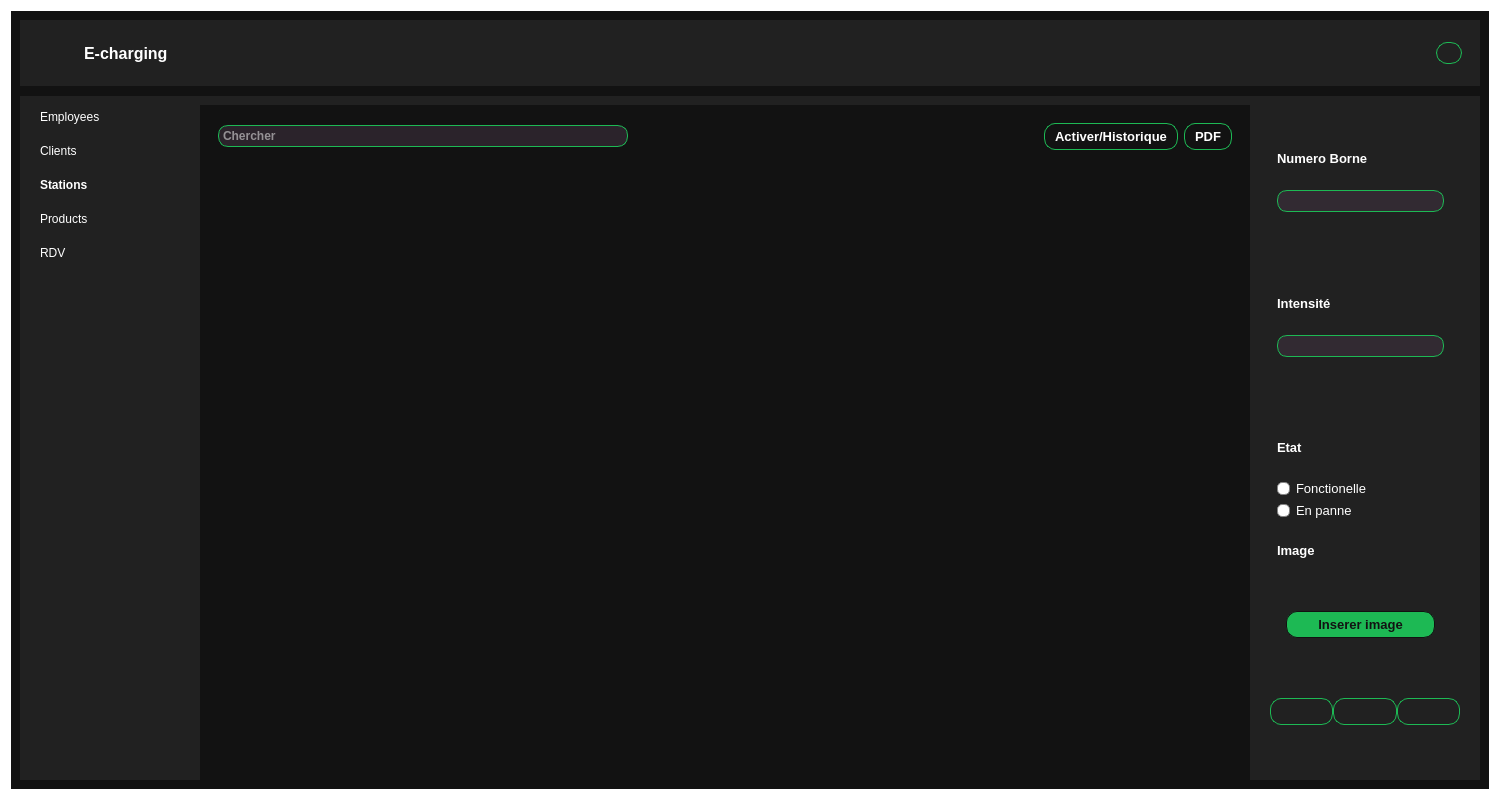
<?xml version="1.0" encoding="UTF-8"?>
<ui version="4.0">
 <class>gestionBorne</class>
 <widget class="QWidget" name="gestionBorne">
  <property name="geometry">
   <rect>
    <x>0</x>
    <y>0</y>
    <width>1500</width>
    <height>800</height>
   </rect>
  </property>
  <property name="minimumSize">
   <size>
    <width>800</width>
    <height>0</height>
   </size>
  </property>
  <property name="maximumSize">
   <size>
    <width>16777215</width>
    <height>16777215</height>
   </size>
  </property>
  <property name="windowTitle">
   <string>MainWindow</string>
  </property>
  <property name="styleSheet">
   <string notr="true">*{
border:none;
background-color:transparent;
background:transparent;
padding:0;
margin:0;
color:#fff;
}
#centralwidge ,#employees:hover,#mainbody,#clients:hover,#logout:hover
,#stations:hover,#rdv:hover,#products:hover{
	background-color:#121212 /*rgb(27, 27, 39)*/;
}
#header,#main{
	/*background-color: rgb(39, 38, 60);*/
background-color: #212121;
}
#pushButton{
border:1px solid #1db954/*cc5bce*/;
border-radius:11.25px;
text-align:center;
}
#pushButton_2{
border:1px solid /*cc5bce*/;
border-radius:10px;
text-align:center;
border-color:transparent;
}
QPushButton{
text-align:left;
padding:5px 10px;
border-top-left-radius:10px;
border-bottom-left-radius:10px;
}
#employees:hover,#clients:hover,#stations:hover,#rdv:hover,#products:hover,#logout:hover{
border-left:3px solid #1db954/*cc5bce*/;
font-weight:bold;
}
#stations:active{
background-color:#121212 /*rgb(27, 27, 39)*/;
border-left:3px solid #1db954/*cc5bce*/;
font-weight:bold;
}
/*#employees:active,#clients:active
,#stations:active,#rdv:active,#products:active{
	background-color: rgb(27, 27, 39);
}
#employees:active,#clients:active,#stations:active,#rdv:active,#products:active{
border-left:3px solid #cc5bce;
font-weight:bold;
}
#employees:notactive,#clients:notactive
,#stations:notactive,#rdv:notactive,#products:notactive{
	background-color: rgb(39, 38, 60);
}
#employees:notactive,#clients:notactive,#stations:notactive,#rdv:notactive,
#products:notactive{
border-left:0px solid #cc5bce;
}*/
#label_3,#label_4{
color :red;
}

QLineEdit{
background-color: #121212 /*rgb(27, 27, 39)*/;
border:1px solid #1db954/*cc5bce*/;
color:white;
text-align:center;
    padding: 2px;
	border-radius:10px;
background-color: rgba(62, 47, 62,150);


}

QTextEdit{
background-color: #121212 /*rgb(27, 27, 39)*/;
border:1px solid #1db954/*cc5bce*/;
color:white;
text-align:center;
    padding: 2px;
	border-radius:12px;
background-color: rgba(62, 47, 62,150);


}
#add,#update,#delete_2,#pushButton_5:hover,#tri,#historique,#pdf{
border:1px solid #1db954/*cc5bce*/;
border-radius:11.25px;
text-align:center;
}
#add:hover,#update:hover,#delete_2:hover,#pushButton_5,#tri:hover,#historique:hover,#pdf:hover{
border:1px solid #121212 /*#cc5bce*/;
border-radius:11.25px;
text-align:center;
color:#121212;
background-color:#1db954 /*rgb(27, 27, 39)*/;
}





QTableView {
    color: white;
    gridline-color: black;
    border-color: #1db954;
    font: 15px;
    selection-background-color: #212121;
}

QHeaderView::section {
    background-color: #1db954;
    color: white;
    height: 35px;
    width: 30px; 
    font: 15px;
}
QTableView::item:focus{
    border: 2px solid #212121;
    background-color: #1db954;
color : black;
}
QTableView::item:selected {
    background-color: #1db954;
}
QScrollBar:vertical {
    background:#121212;
    background-color: #121212;
}
 QScrollBar::handle:vertical {
    background: #212121;
 }
QScrollBar:horizontal {
    background: #121212;
}
 QScrollBar::handle:horizontal {
    background: #212121;
 }




QRadioButton {
background-color:transparent;
color: white;
}

QRadioButton::indicator {
width: 11px;
height: 11px;
border-radius: 5px;
}

QRadioButton::indicator::unchecked{ 
border: 1px solid; 
border-color: rgb(132,132,132);
border-radius: 5px;
background-color: white; 
width: 11px; 
height: 11px; 
}

QRadioButton::indicator::checked{ 
border: 3px solid; 
border-color: #1db954;
border-radius: 6px;
background-color: #212121;
width: 7px; 
height: 7px; 
}</string>
  </property>
  <layout class="QVBoxLayout" name="verticalLayout_11">
   <item>
    <widget class="QWidget" name="centralwidge" native="true">
     <layout class="QVBoxLayout" name="verticalLayout_12">
      <item>
       <layout class="QVBoxLayout" name="verticalLayout">
        <property name="spacing">
         <number>10</number>
        </property>
        <property name="leftMargin">
         <number>0</number>
        </property>
        <property name="topMargin">
         <number>0</number>
        </property>
        <property name="rightMargin">
         <number>0</number>
        </property>
        <property name="bottomMargin">
         <number>0</number>
        </property>
        <item alignment="Qt::AlignTop">
         <widget class="QFrame" name="header">
          <property name="enabled">
           <bool>true</bool>
          </property>
          <property name="minimumSize">
           <size>
            <width>782</width>
            <height>0</height>
           </size>
          </property>
          <layout class="QHBoxLayout" name="horizontalLayout">
           <property name="sizeConstraint">
            <enum>QLayout::SetDefaultConstraint</enum>
           </property>
           <property name="leftMargin">
            <number>9</number>
           </property>
           <item>
            <widget class="QFrame" name="frame">
             <property name="frameShape">
              <enum>QFrame::StyledPanel</enum>
             </property>
             <property name="frameShadow">
              <enum>QFrame::Raised</enum>
             </property>
             <layout class="QHBoxLayout" name="horizontalLayout_3">
              <item>
               <widget class="QLabel" name="label_5">
                <property name="minimumSize">
                 <size>
                  <width>30</width>
                  <height>30</height>
                 </size>
                </property>
                <property name="maximumSize">
                 <size>
                  <width>40</width>
                  <height>40</height>
                 </size>
                </property>
                <property name="text">
                 <string/>
                </property>
                <property name="pixmap">
                 <pixmap resource="resource.qrc">:/img/img/logo.png</pixmap>
                </property>
                <property name="scaledContents">
                 <bool>true</bool>
                </property>
                <property name="alignment">
                 <set>Qt::AlignCenter</set>
                </property>
               </widget>
              </item>
              <item>
               <widget class="QLabel" name="label">
                <property name="font">
                 <font>
                  <pointsize>12</pointsize>
                  <weight>75</weight>
                  <bold>true</bold>
                 </font>
                </property>
                <property name="cursor">
                 <cursorShape>PointingHandCursor</cursorShape>
                </property>
                <property name="lineWidth">
                 <number>1</number>
                </property>
                <property name="text">
                 <string>E-charging</string>
                </property>
               </widget>
              </item>
             </layout>
            </widget>
           </item>
           <item alignment="Qt::AlignRight">
            <widget class="QFrame" name="frame_2">
             <property name="frameShape">
              <enum>QFrame::StyledPanel</enum>
             </property>
             <property name="frameShadow">
              <enum>QFrame::Raised</enum>
             </property>
             <layout class="QHBoxLayout" name="horizontalLayout_4">
              <item>
               <widget class="QPushButton" name="pushButton_3">
                <property name="cursor">
                 <cursorShape>PointingHandCursor</cursorShape>
                </property>
                <property name="text">
                 <string/>
                </property>
                <property name="icon">
                 <iconset resource="resource.qrc">
                  <normaloff>:/img/img/web.png</normaloff>:/img/img/web.png</iconset>
                </property>
                <property name="iconSize">
                 <size>
                  <width>20</width>
                  <height>20</height>
                 </size>
                </property>
               </widget>
              </item>
              <item>
               <widget class="QPushButton" name="pushButton_2">
                <property name="cursor">
                 <cursorShape>PointingHandCursor</cursorShape>
                </property>
                <property name="text">
                 <string/>
                </property>
                <property name="icon">
                 <iconset resource="resource.qrc">
                  <normaloff>:/img/img/notification.png</normaloff>:/img/img/notification.png</iconset>
                </property>
                <property name="iconSize">
                 <size>
                  <width>20</width>
                  <height>20</height>
                 </size>
                </property>
               </widget>
              </item>
              <item>
               <widget class="QLabel" name="username">
                <property name="font">
                 <font>
                  <family>MS Shell Dlg 2</family>
                  <pointsize>12</pointsize>
                  <weight>75</weight>
                  <bold>true</bold>
                 </font>
                </property>
                <property name="text">
                 <string/>
                </property>
               </widget>
              </item>
              <item>
               <spacer name="horizontalSpacer">
                <property name="orientation">
                 <enum>Qt::Horizontal</enum>
                </property>
                <property name="sizeHint" stdset="0">
                 <size>
                  <width>10</width>
                  <height>20</height>
                 </size>
                </property>
               </spacer>
              </item>
              <item>
               <widget class="QPushButton" name="pushButton">
                <property name="minimumSize">
                 <size>
                  <width>26</width>
                  <height>22</height>
                 </size>
                </property>
                <property name="maximumSize">
                 <size>
                  <width>26</width>
                  <height>22</height>
                 </size>
                </property>
                <property name="cursor">
                 <cursorShape>PointingHandCursor</cursorShape>
                </property>
                <property name="text">
                 <string/>
                </property>
                <property name="icon">
                 <iconset resource="resource.qrc">
                  <normaloff>:/img/img/user.png</normaloff>:/img/img/user.png</iconset>
                </property>
                <property name="iconSize">
                 <size>
                  <width>20</width>
                  <height>20</height>
                 </size>
                </property>
               </widget>
              </item>
             </layout>
            </widget>
           </item>
          </layout>
         </widget>
        </item>
        <item>
         <widget class="QWidget" name="main" native="true">
          <layout class="QHBoxLayout" name="horizontalLayout_2">
           <property name="spacing">
            <number>0</number>
           </property>
           <property name="leftMargin">
            <number>0</number>
           </property>
           <property name="topMargin">
            <number>9</number>
           </property>
           <property name="rightMargin">
            <number>0</number>
           </property>
           <property name="bottomMargin">
            <number>0</number>
           </property>
           <item>
            <widget class="QWidget" name="leftmenu" native="true">
             <property name="minimumSize">
              <size>
               <width>180</width>
               <height>0</height>
              </size>
             </property>
             <layout class="QVBoxLayout" name="verticalLayout_3">
              <property name="spacing">
               <number>0</number>
              </property>
              <property name="leftMargin">
               <number>0</number>
              </property>
              <property name="topMargin">
               <number>0</number>
              </property>
              <property name="rightMargin">
               <number>0</number>
              </property>
              <property name="bottomMargin">
               <number>0</number>
              </property>
              <item>
               <widget class="QWidget" name="widget" native="true">
                <layout class="QVBoxLayout" name="verticalLayout_4">
                 <property name="spacing">
                  <number>0</number>
                 </property>
                 <property name="leftMargin">
                  <number>10</number>
                 </property>
                 <property name="topMargin">
                  <number>0</number>
                 </property>
                 <property name="rightMargin">
                  <number>0</number>
                 </property>
                 <property name="bottomMargin">
                  <number>0</number>
                 </property>
                 <item>
                  <widget class="QFrame" name="frame_3">
                   <property name="frameShape">
                    <enum>QFrame::StyledPanel</enum>
                   </property>
                   <property name="frameShadow">
                    <enum>QFrame::Raised</enum>
                   </property>
                   <layout class="QVBoxLayout" name="verticalLayout_5">
                    <property name="spacing">
                     <number>10</number>
                    </property>
                    <property name="leftMargin">
                     <number>0</number>
                    </property>
                    <property name="topMargin">
                     <number>0</number>
                    </property>
                    <property name="rightMargin">
                     <number>0</number>
                    </property>
                    <property name="bottomMargin">
                     <number>0</number>
                    </property>
                    <item>
                     <widget class="QPushButton" name="employees">
                      <property name="cursor">
                       <cursorShape>PointingHandCursor</cursorShape>
                      </property>
                      <property name="text">
                       <string>Employees</string>
                      </property>
                      <property name="icon">
                       <iconset resource="resource.qrc">
                        <normaloff>:/img/img/employe.png</normaloff>:/img/img/employe.png</iconset>
                      </property>
                      <property name="iconSize">
                       <size>
                        <width>40</width>
                        <height>40</height>
                       </size>
                      </property>
                     </widget>
                    </item>
                    <item>
                     <widget class="QPushButton" name="clients">
                      <property name="cursor">
                       <cursorShape>PointingHandCursor</cursorShape>
                      </property>
                      <property name="text">
                       <string>Clients</string>
                      </property>
                      <property name="icon">
                       <iconset resource="resource.qrc">
                        <normaloff>:/img/img/client.png</normaloff>:/img/img/client.png</iconset>
                      </property>
                      <property name="iconSize">
                       <size>
                        <width>40</width>
                        <height>40</height>
                       </size>
                      </property>
                     </widget>
                    </item>
                    <item>
                     <widget class="QPushButton" name="stations">
                      <property name="cursor">
                       <cursorShape>PointingHandCursor</cursorShape>
                      </property>
                      <property name="text">
                       <string>Stations</string>
                      </property>
                      <property name="icon">
                       <iconset resource="resource.qrc">
                        <normaloff>:/img/img/station.png</normaloff>:/img/img/station.png</iconset>
                      </property>
                      <property name="iconSize">
                       <size>
                        <width>40</width>
                        <height>40</height>
                       </size>
                      </property>
                     </widget>
                    </item>
                    <item>
                     <widget class="QPushButton" name="products">
                      <property name="cursor">
                       <cursorShape>PointingHandCursor</cursorShape>
                      </property>
                      <property name="text">
                       <string>Products</string>
                      </property>
                      <property name="icon">
                       <iconset resource="resource.qrc">
                        <normaloff>:/img/img/produit.png</normaloff>:/img/img/produit.png</iconset>
                      </property>
                      <property name="iconSize">
                       <size>
                        <width>40</width>
                        <height>40</height>
                       </size>
                      </property>
                     </widget>
                    </item>
                    <item>
                     <widget class="QPushButton" name="rdv">
                      <property name="cursor">
                       <cursorShape>PointingHandCursor</cursorShape>
                      </property>
                      <property name="text">
                       <string>RDV</string>
                      </property>
                      <property name="icon">
                       <iconset resource="resource.qrc">
                        <normaloff>:/img/img/renduvu.png</normaloff>:/img/img/renduvu.png</iconset>
                      </property>
                      <property name="iconSize">
                       <size>
                        <width>40</width>
                        <height>40</height>
                       </size>
                      </property>
                     </widget>
                    </item>
                    <item>
                     <spacer name="verticalSpacer">
                      <property name="orientation">
                       <enum>Qt::Vertical</enum>
                      </property>
                      <property name="sizeHint" stdset="0">
                       <size>
                        <width>20</width>
                        <height>40</height>
                       </size>
                      </property>
                     </spacer>
                    </item>
                    <item>
                     <widget class="QPushButton" name="logout">
                      <property name="font">
                       <font>
                        <weight>50</weight>
                        <bold>false</bold>
                       </font>
                      </property>
                      <property name="text">
                       <string/>
                      </property>
                      <property name="icon">
                       <iconset resource="resource.qrc">
                        <normaloff>:/img/img/logout.png</normaloff>:/img/img/logout.png</iconset>
                      </property>
                      <property name="iconSize">
                       <size>
                        <width>50</width>
                        <height>50</height>
                       </size>
                      </property>
                     </widget>
                    </item>
                   </layout>
                  </widget>
                 </item>
                </layout>
               </widget>
              </item>
             </layout>
            </widget>
           </item>
           <item>
            <widget class="QWidget" name="mainbody" native="true">
             <layout class="QVBoxLayout" name="verticalLayout_2">
              <item>
               <widget class="QFrame" name="frame_6">
                <property name="frameShape">
                 <enum>QFrame::StyledPanel</enum>
                </property>
                <property name="frameShadow">
                 <enum>QFrame::Raised</enum>
                </property>
                <layout class="QHBoxLayout" name="horizontalLayout_5">
                 <item>
                  <widget class="QLineEdit" name="lineEdit_recherche">
                   <property name="minimumSize">
                    <size>
                     <width>400</width>
                     <height>0</height>
                    </size>
                   </property>
                   <property name="font">
                    <font>
                     <weight>75</weight>
                     <bold>true</bold>
                    </font>
                   </property>
                   <property name="placeholderText">
                    <string>Chercher</string>
                   </property>
                  </widget>
                 </item>
                 <item>
                  <spacer name="horizontalSpacer_2">
                   <property name="orientation">
                    <enum>Qt::Horizontal</enum>
                   </property>
                   <property name="sizeHint" stdset="0">
                    <size>
                     <width>40</width>
                     <height>20</height>
                    </size>
                   </property>
                  </spacer>
                 </item>
                 <item>
                  <widget class="QPushButton" name="historique">
                   <property name="font">
                    <font>
                     <pointsize>10</pointsize>
                     <weight>75</weight>
                     <bold>true</bold>
                    </font>
                   </property>
                   <property name="text">
                    <string>Activer/Historique</string>
                   </property>
                   <property name="icon">
                    <iconset resource="resource.qrc">
                     <normaloff>:/img/img/stat.png</normaloff>:/img/img/stat.png</iconset>
                   </property>
                   <property name="iconSize">
                    <size>
                     <width>25</width>
                     <height>25</height>
                    </size>
                   </property>
                  </widget>
                 </item>
                 <item>
                  <widget class="QPushButton" name="pdf">
                   <property name="font">
                    <font>
                     <pointsize>10</pointsize>
                     <weight>75</weight>
                     <bold>true</bold>
                    </font>
                   </property>
                   <property name="text">
                    <string>PDF</string>
                   </property>
                   <property name="icon">
                    <iconset resource="resource.qrc">
                     <normaloff>:/img/img/pdf.png</normaloff>:/img/img/pdf.png</iconset>
                   </property>
                   <property name="iconSize">
                    <size>
                     <width>25</width>
                     <height>25</height>
                    </size>
                   </property>
                  </widget>
                 </item>
                </layout>
               </widget>
              </item>
              <item>
               <widget class="QTableView" name="tableView"/>
              </item>
             </layout>
            </widget>
           </item>
           <item>
            <widget class="QWidget" name="rightmenu" native="true">
             <property name="sizePolicy">
              <sizepolicy hsizetype="Preferred" vsizetype="Expanding">
               <horstretch>0</horstretch>
               <verstretch>0</verstretch>
              </sizepolicy>
             </property>
             <property name="minimumSize">
              <size>
               <width>230</width>
               <height>0</height>
              </size>
             </property>
             <property name="maximumSize">
              <size>
               <width>230</width>
               <height>16777215</height>
              </size>
             </property>
             <layout class="QVBoxLayout" name="verticalLayout_6">
              <item>
               <widget class="QWidget" name="formulaire" native="true">
                <property name="minimumSize">
                 <size>
                  <width>0</width>
                  <height>0</height>
                 </size>
                </property>
                <property name="maximumSize">
                 <size>
                  <width>230</width>
                  <height>16777215</height>
                 </size>
                </property>
                <layout class="QVBoxLayout" name="verticalLayout_7">
                 <item>
                  <widget class="QFrame" name="donne">
                   <property name="minimumSize">
                    <size>
                     <width>185</width>
                     <height>0</height>
                    </size>
                   </property>
                   <property name="maximumSize">
                    <size>
                     <width>185</width>
                     <height>16777215</height>
                    </size>
                   </property>
                   <property name="frameShape">
                    <enum>QFrame::StyledPanel</enum>
                   </property>
                   <property name="frameShadow">
                    <enum>QFrame::Raised</enum>
                   </property>
                   <layout class="QVBoxLayout" name="verticalLayout_8">
                    <item>
                     <widget class="QLabel" name="name">
                      <property name="font">
                       <font>
                        <pointsize>10</pointsize>
                        <weight>75</weight>
                        <italic>false</italic>
                        <bold>true</bold>
                        <strikeout>false</strikeout>
                       </font>
                      </property>
                      <property name="text">
                       <string>Numero Borne</string>
                      </property>
                     </widget>
                    </item>
                    <item>
                     <widget class="QLineEdit" name="lineEdit"/>
                    </item>
                    <item>
                     <widget class="QLabel" name="label_3">
                      <property name="text">
                       <string/>
                      </property>
                     </widget>
                    </item>
                    <item>
                     <widget class="QLabel" name="lastname">
                      <property name="font">
                       <font>
                        <pointsize>10</pointsize>
                        <weight>75</weight>
                        <bold>true</bold>
                       </font>
                      </property>
                      <property name="text">
                       <string>Intensité</string>
                      </property>
                     </widget>
                    </item>
                    <item>
                     <widget class="QLineEdit" name="lineEdit_2"/>
                    </item>
                    <item>
                     <widget class="QLabel" name="label_4">
                      <property name="text">
                       <string/>
                      </property>
                     </widget>
                    </item>
                    <item>
                     <widget class="QLabel" name="cin">
                      <property name="font">
                       <font>
                        <pointsize>10</pointsize>
                        <weight>75</weight>
                        <bold>true</bold>
                       </font>
                      </property>
                      <property name="text">
                       <string>Etat</string>
                      </property>
                     </widget>
                    </item>
                    <item>
                     <widget class="QRadioButton" name="radioButton_2">
                      <property name="font">
                       <font>
                        <pointsize>10</pointsize>
                        <weight>50</weight>
                        <bold>false</bold>
                       </font>
                      </property>
                      <property name="text">
                       <string>Fonctionelle</string>
                      </property>
                     </widget>
                    </item>
                    <item>
                     <widget class="QRadioButton" name="radioButton">
                      <property name="font">
                       <font>
                        <pointsize>10</pointsize>
                        <weight>50</weight>
                        <bold>false</bold>
                       </font>
                      </property>
                      <property name="text">
                       <string>En panne </string>
                      </property>
                     </widget>
                    </item>
                    <item>
                     <widget class="QLabel" name="date">
                      <property name="font">
                       <font>
                        <pointsize>10</pointsize>
                        <weight>75</weight>
                        <bold>true</bold>
                       </font>
                      </property>
                      <property name="text">
                       <string>Image</string>
                      </property>
                     </widget>
                    </item>
                    <item>
                     <widget class="QFrame" name="frame_5">
                      <property name="frameShape">
                       <enum>QFrame::StyledPanel</enum>
                      </property>
                      <property name="frameShadow">
                       <enum>QFrame::Raised</enum>
                      </property>
                      <layout class="QVBoxLayout" name="verticalLayout_10">
                       <item>
                        <widget class="QLabel" name="label_2">
                         <property name="text">
                          <string/>
                         </property>
                        </widget>
                       </item>
                       <item>
                        <widget class="QPushButton" name="pushButton_5">
                         <property name="font">
                          <font>
                           <pointsize>10</pointsize>
                           <weight>75</weight>
                           <bold>true</bold>
                          </font>
                         </property>
                         <property name="cursor">
                          <cursorShape>PointingHandCursor</cursorShape>
                         </property>
                         <property name="text">
                          <string>Inserer image</string>
                         </property>
                        </widget>
                       </item>
                      </layout>
                     </widget>
                    </item>
                   </layout>
                  </widget>
                 </item>
                 <item alignment="Qt::AlignHCenter">
                  <widget class="QFrame" name="frame_4">
                   <property name="minimumSize">
                    <size>
                     <width>190</width>
                     <height>100</height>
                    </size>
                   </property>
                   <property name="maximumSize">
                    <size>
                     <width>190</width>
                     <height>100</height>
                    </size>
                   </property>
                   <property name="frameShape">
                    <enum>QFrame::StyledPanel</enum>
                   </property>
                   <property name="frameShadow">
                    <enum>QFrame::Raised</enum>
                   </property>
                   <layout class="QHBoxLayout" name="horizontalLayout_6">
                    <property name="spacing">
                     <number>0</number>
                    </property>
                    <property name="leftMargin">
                     <number>0</number>
                    </property>
                    <property name="topMargin">
                     <number>0</number>
                    </property>
                    <property name="rightMargin">
                     <number>0</number>
                    </property>
                    <property name="bottomMargin">
                     <number>0</number>
                    </property>
                    <item>
                     <widget class="QPushButton" name="add">
                      <property name="maximumSize">
                       <size>
                        <width>100</width>
                        <height>16777215</height>
                       </size>
                      </property>
                      <property name="font">
                       <font>
                        <pointsize>10</pointsize>
                        <weight>75</weight>
                        <bold>true</bold>
                       </font>
                      </property>
                      <property name="cursor">
                       <cursorShape>PointingHandCursor</cursorShape>
                      </property>
                      <property name="text">
                       <string/>
                      </property>
                      <property name="icon">
                       <iconset resource="resource.qrc">
                        <normaloff>:/img/img/add.png</normaloff>:/img/img/add.png</iconset>
                      </property>
                      <property name="iconSize">
                       <size>
                        <width>28</width>
                        <height>28</height>
                       </size>
                      </property>
                     </widget>
                    </item>
                    <item>
                     <widget class="QPushButton" name="update">
                      <property name="maximumSize">
                       <size>
                        <width>100</width>
                        <height>16777215</height>
                       </size>
                      </property>
                      <property name="font">
                       <font>
                        <pointsize>10</pointsize>
                        <weight>75</weight>
                        <bold>true</bold>
                       </font>
                      </property>
                      <property name="cursor">
                       <cursorShape>PointingHandCursor</cursorShape>
                      </property>
                      <property name="text">
                       <string/>
                      </property>
                      <property name="icon">
                       <iconset resource="resource.qrc">
                        <normaloff>:/img/img/delete.png</normaloff>:/img/img/delete.png</iconset>
                      </property>
                      <property name="iconSize">
                       <size>
                        <width>28</width>
                        <height>28</height>
                       </size>
                      </property>
                     </widget>
                    </item>
                    <item>
                     <widget class="QPushButton" name="delete_2">
                      <property name="maximumSize">
                       <size>
                        <width>200</width>
                        <height>16777215</height>
                       </size>
                      </property>
                      <property name="font">
                       <font>
                        <pointsize>10</pointsize>
                        <weight>75</weight>
                        <bold>true</bold>
                       </font>
                      </property>
                      <property name="text">
                       <string/>
                      </property>
                      <property name="icon">
                       <iconset resource="resource.qrc">
                        <normaloff>:/img/img/update.svg</normaloff>:/img/img/update.svg</iconset>
                      </property>
                      <property name="iconSize">
                       <size>
                        <width>28</width>
                        <height>28</height>
                       </size>
                      </property>
                     </widget>
                    </item>
                   </layout>
                  </widget>
                 </item>
                </layout>
               </widget>
              </item>
             </layout>
            </widget>
           </item>
          </layout>
         </widget>
        </item>
       </layout>
      </item>
     </layout>
    </widget>
   </item>
  </layout>
 </widget>
 <resources>
  <include location="resource.qrc"/>
 </resources>
 <connections/>
</ui>
